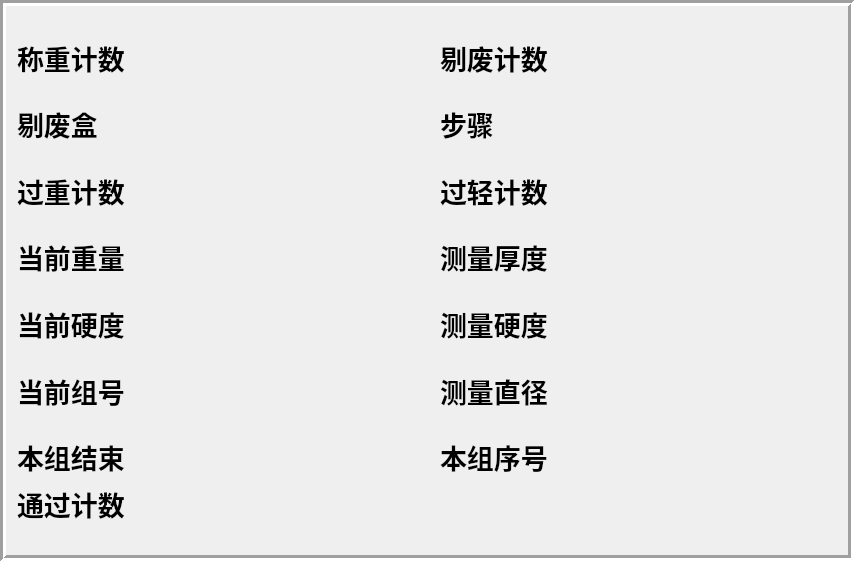
      <widget class="QFrame" name="frame_7">
       <property name="geometry">
        <rect>
         <x>10</x>
         <y>37</y>
         <width>854</width>
         <height>561</height>
        </rect>
       </property>
       <property name="font">
        <font>
         <family>宋体</family>
         <pointsize>20</pointsize>
         <weight>50</weight>
         <bold>false</bold>
        </font>
       </property>
       <property name="frameShape">
        <enum>QFrame::Box</enum>
       </property>
       <property name="frameShadow">
        <enum>QFrame::Sunken</enum>
       </property>
       <property name="lineWidth">
        <number>3</number>
       </property>
       <layout class="QGridLayout" name="gridLayout_10">
        <item row="6" column="6">
         <widget class="QLineEdit" name="lE_MachineStep">
          <property name="enabled">
           <bool>false</bool>
          </property>
          <property name="sizePolicy">
           <sizepolicy hsizetype="Expanding" vsizetype="Fixed">
            <horstretch>0</horstretch>
            <verstretch>0</verstretch>
           </sizepolicy>
          </property>
          <property name="font">
           <font>
            <family>Arial Black</family>
            <pointsize>19</pointsize>
            <weight>75</weight>
            <bold>true</bold>
           </font>
          </property>
          <property name="styleSheet">
           <string notr="true"/>
          </property>
          <property name="text">
           <string/>
          </property>
          <property name="frame">
           <bool>false</bool>
          </property>
         </widget>
        </item>
        <item row="0" column="2">
         <spacer name="verticalSpacer_5">
          <property name="orientation">
           <enum>Qt::Vertical</enum>
          </property>
          <property name="sizeHint" stdset="0">
           <size>
            <width>20</width>
            <height>40</height>
           </size>
          </property>
         </spacer>
        </item>
        <item row="3" column="6">
         <widget class="QLineEdit" name="lE_RejectCount">
          <property name="enabled">
           <bool>false</bool>
          </property>
          <property name="sizePolicy">
           <sizepolicy hsizetype="Expanding" vsizetype="Fixed">
            <horstretch>0</horstretch>
            <verstretch>0</verstretch>
           </sizepolicy>
          </property>
          <property name="font">
           <font>
            <family>Arial Black</family>
            <pointsize>19</pointsize>
            <weight>75</weight>
            <bold>true</bold>
           </font>
          </property>
          <property name="styleSheet">
           <string notr="true"/>
          </property>
          <property name="text">
           <string/>
          </property>
          <property name="frame">
           <bool>false</bool>
          </property>
          <property name="echoMode">
           <enum>QLineEdit::Normal</enum>
          </property>
         </widget>
        </item>
        <item row="12" column="1">
         <spacer name="horizontalSpacer_18">
          <property name="orientation">
           <enum>Qt::Horizontal</enum>
          </property>
          <property name="sizeType">
           <enum>QSizePolicy::Fixed</enum>
          </property>
          <property name="sizeHint" stdset="0">
           <size>
            <width>10</width>
            <height>20</height>
           </size>
          </property>
         </spacer>
        </item>
        <item row="9" column="4">
         <widget class="QLabel" name="label_48">
          <property name="minimumSize">
           <size>
            <width>140</width>
            <height>35</height>
           </size>
          </property>
          <property name="maximumSize">
           <size>
            <width>140</width>
            <height>35</height>
           </size>
          </property>
          <property name="font">
           <font>
            <family>宋体</family>
            <pointsize>20</pointsize>
            <weight>75</weight>
            <bold>true</bold>
           </font>
          </property>
          <property name="text">
           <string>过轻计数</string>
          </property>
         </widget>
        </item>
        <item row="9" column="2">
         <widget class="QLineEdit" name="lE_TOCount">
          <property name="enabled">
           <bool>false</bool>
          </property>
          <property name="sizePolicy">
           <sizepolicy hsizetype="Expanding" vsizetype="Fixed">
            <horstretch>0</horstretch>
            <verstretch>0</verstretch>
           </sizepolicy>
          </property>
          <property name="font">
           <font>
            <family>Arial Black</family>
            <pointsize>19</pointsize>
            <weight>75</weight>
            <bold>true</bold>
           </font>
          </property>
          <property name="styleSheet">
           <string notr="true"/>
          </property>
          <property name="text">
           <string/>
          </property>
          <property name="frame">
           <bool>false</bool>
          </property>
         </widget>
        </item>
        <item row="12" column="3">
         <spacer name="horizontalSpacer_10">
          <property name="orientation">
           <enum>Qt::Horizontal</enum>
          </property>
          <property name="sizeType">
           <enum>QSizePolicy::Fixed</enum>
          </property>
          <property name="sizeHint" stdset="0">
           <size>
            <width>20</width>
            <height>20</height>
           </size>
          </property>
         </spacer>
        </item>
        <item row="10" column="2">
         <spacer name="verticalSpacer_13">
          <property name="orientation">
           <enum>Qt::Vertical</enum>
          </property>
          <property name="sizeHint" stdset="0">
           <size>
            <width>20</width>
            <height>40</height>
           </size>
          </property>
         </spacer>
        </item>
        <item row="9" column="6">
         <widget class="QLineEdit" name="lE_TUCount">
          <property name="enabled">
           <bool>false</bool>
          </property>
          <property name="sizePolicy">
           <sizepolicy hsizetype="Expanding" vsizetype="Fixed">
            <horstretch>0</horstretch>
            <verstretch>0</verstretch>
           </sizepolicy>
          </property>
          <property name="font">
           <font>
            <family>Arial Black</family>
            <pointsize>19</pointsize>
            <weight>75</weight>
            <bold>true</bold>
           </font>
          </property>
          <property name="styleSheet">
           <string notr="true"/>
          </property>
          <property name="text">
           <string/>
          </property>
          <property name="frame">
           <bool>false</bool>
          </property>
         </widget>
        </item>
        <item row="6" column="2">
         <widget class="QLineEdit" name="lE_RejectBoxCnt">
          <property name="enabled">
           <bool>false</bool>
          </property>
          <property name="sizePolicy">
           <sizepolicy hsizetype="Expanding" vsizetype="Fixed">
            <horstretch>0</horstretch>
            <verstretch>0</verstretch>
           </sizepolicy>
          </property>
          <property name="font">
           <font>
            <family>Arial Black</family>
            <pointsize>19</pointsize>
            <weight>75</weight>
            <bold>true</bold>
           </font>
          </property>
          <property name="autoFillBackground">
           <bool>false</bool>
          </property>
          <property name="styleSheet">
           <string notr="true"/>
          </property>
          <property name="text">
           <string/>
          </property>
          <property name="frame">
           <bool>false</bool>
          </property>
         </widget>
        </item>
        <item row="14" column="2">
         <widget class="QLineEdit" name="lE_ActForce_2">
          <property name="enabled">
           <bool>false</bool>
          </property>
          <property name="sizePolicy">
           <sizepolicy hsizetype="Expanding" vsizetype="Fixed">
            <horstretch>0</horstretch>
            <verstretch>0</verstretch>
           </sizepolicy>
          </property>
          <property name="font">
           <font>
            <family>Arial Black</family>
            <pointsize>19</pointsize>
            <weight>75</weight>
            <bold>true</bold>
           </font>
          </property>
          <property name="autoFillBackground">
           <bool>false</bool>
          </property>
          <property name="styleSheet">
           <string notr="true"/>
          </property>
          <property name="text">
           <string/>
          </property>
          <property name="frame">
           <bool>false</bool>
          </property>
         </widget>
        </item>
        <item row="6" column="4">
         <widget class="QLabel" name="label_50">
          <property name="minimumSize">
           <size>
            <width>140</width>
            <height>35</height>
           </size>
          </property>
          <property name="maximumSize">
           <size>
            <width>140</width>
            <height>35</height>
           </size>
          </property>
          <property name="font">
           <font>
            <family>宋体</family>
            <pointsize>20</pointsize>
            <weight>75</weight>
            <bold>true</bold>
           </font>
          </property>
          <property name="text">
           <string>步骤</string>
          </property>
         </widget>
        </item>
        <item row="14" column="4">
         <widget class="QLabel" name="label_37">
          <property name="minimumSize">
           <size>
            <width>140</width>
            <height>35</height>
           </size>
          </property>
          <property name="maximumSize">
           <size>
            <width>140</width>
            <height>35</height>
           </size>
          </property>
          <property name="font">
           <font>
            <family>宋体</family>
            <pointsize>20</pointsize>
            <weight>75</weight>
            <bold>true</bold>
           </font>
          </property>
          <property name="text">
           <string>测量硬度</string>
          </property>
         </widget>
        </item>
        <item row="21" column="2">
         <widget class="QLineEdit" name="lE_Finished">
          <property name="enabled">
           <bool>false</bool>
          </property>
          <property name="sizePolicy">
           <sizepolicy hsizetype="Expanding" vsizetype="Fixed">
            <horstretch>0</horstretch>
            <verstretch>0</verstretch>
           </sizepolicy>
          </property>
          <property name="font">
           <font>
            <family>Arial Black</family>
            <pointsize>19</pointsize>
            <weight>75</weight>
            <bold>true</bold>
           </font>
          </property>
          <property name="autoFillBackground">
           <bool>false</bool>
          </property>
          <property name="styleSheet">
           <string notr="true"/>
          </property>
          <property name="text">
           <string/>
          </property>
          <property name="frame">
           <bool>false</bool>
          </property>
         </widget>
        </item>
        <item row="3" column="2">
         <widget class="QLineEdit" name="lE_ProdCount">
          <property name="enabled">
           <bool>false</bool>
          </property>
          <property name="sizePolicy">
           <sizepolicy hsizetype="Expanding" vsizetype="Fixed">
            <horstretch>0</horstretch>
            <verstretch>0</verstretch>
           </sizepolicy>
          </property>
          <property name="font">
           <font>
            <family>Arial Black</family>
            <pointsize>19</pointsize>
            <weight>75</weight>
            <bold>true</bold>
           </font>
          </property>
          <property name="styleSheet">
           <string notr="true"/>
          </property>
          <property name="text">
           <string/>
          </property>
          <property name="frame">
           <bool>false</bool>
          </property>
         </widget>
        </item>
        <item row="21" column="4">
         <widget class="QLabel" name="label_18">
          <property name="minimumSize">
           <size>
            <width>140</width>
            <height>35</height>
           </size>
          </property>
          <property name="maximumSize">
           <size>
            <width>140</width>
            <height>35</height>
           </size>
          </property>
          <property name="font">
           <font>
            <family>宋体</family>
            <pointsize>20</pointsize>
            <weight>75</weight>
            <bold>true</bold>
           </font>
          </property>
          <property name="text">
           <string>本组序号</string>
          </property>
         </widget>
        </item>
        <item row="23" column="2">
         <spacer name="verticalSpacer_12">
          <property name="orientation">
           <enum>Qt::Vertical</enum>
          </property>
          <property name="sizeHint" stdset="0">
           <size>
            <width>20</width>
            <height>40</height>
           </size>
          </property>
         </spacer>
        </item>
        <item row="18" column="6">
         <widget class="QLineEdit" name="lE_ResultDiam_2">
          <property name="enabled">
           <bool>false</bool>
          </property>
          <property name="sizePolicy">
           <sizepolicy hsizetype="Expanding" vsizetype="Fixed">
            <horstretch>0</horstretch>
            <verstretch>0</verstretch>
           </sizepolicy>
          </property>
          <property name="font">
           <font>
            <family>Arial Black</family>
            <pointsize>19</pointsize>
            <weight>75</weight>
            <bold>true</bold>
           </font>
          </property>
          <property name="styleSheet">
           <string notr="true"/>
          </property>
          <property name="text">
           <string/>
          </property>
          <property name="frame">
           <bool>false</bool>
          </property>
         </widget>
        </item>
        <item row="4" column="2">
         <spacer name="verticalSpacer_15">
          <property name="orientation">
           <enum>Qt::Vertical</enum>
          </property>
          <property name="sizeHint" stdset="0">
           <size>
            <width>20</width>
            <height>40</height>
           </size>
          </property>
         </spacer>
        </item>
        <item row="7" column="2">
         <spacer name="verticalSpacer_16">
          <property name="orientation">
           <enum>Qt::Vertical</enum>
          </property>
          <property name="sizeHint" stdset="0">
           <size>
            <width>20</width>
            <height>40</height>
           </size>
          </property>
         </spacer>
        </item>
        <item row="21" column="0">
         <widget class="QLabel" name="label_15">
          <property name="minimumSize">
           <size>
            <width>140</width>
            <height>35</height>
           </size>
          </property>
          <property name="maximumSize">
           <size>
            <width>140</width>
            <height>35</height>
           </size>
          </property>
          <property name="font">
           <font>
            <family>宋体</family>
            <pointsize>20</pointsize>
            <weight>75</weight>
            <bold>true</bold>
           </font>
          </property>
          <property name="text">
           <string>本组结束</string>
          </property>
         </widget>
        </item>
        <item row="9" column="0">
         <widget class="QLabel" name="label_49">
          <property name="minimumSize">
           <size>
            <width>140</width>
            <height>35</height>
           </size>
          </property>
          <property name="maximumSize">
           <size>
            <width>140</width>
            <height>35</height>
           </size>
          </property>
          <property name="font">
           <font>
            <family>宋体</family>
            <pointsize>20</pointsize>
            <weight>75</weight>
            <bold>true</bold>
           </font>
          </property>
          <property name="text">
           <string>过重计数</string>
          </property>
         </widget>
        </item>
        <item row="3" column="0">
         <widget class="QLabel" name="label_39">
          <property name="minimumSize">
           <size>
            <width>140</width>
            <height>35</height>
           </size>
          </property>
          <property name="maximumSize">
           <size>
            <width>140</width>
            <height>35</height>
           </size>
          </property>
          <property name="font">
           <font>
            <family>宋体</family>
            <pointsize>20</pointsize>
            <weight>75</weight>
            <bold>true</bold>
           </font>
          </property>
          <property name="text">
           <string>称重计数</string>
          </property>
         </widget>
        </item>
        <item row="14" column="6">
         <widget class="QLineEdit" name="lE_ResultForce_2">
          <property name="enabled">
           <bool>false</bool>
          </property>
          <property name="sizePolicy">
           <sizepolicy hsizetype="Expanding" vsizetype="Fixed">
            <horstretch>0</horstretch>
            <verstretch>0</verstretch>
           </sizepolicy>
          </property>
          <property name="font">
           <font>
            <family>Arial Black</family>
            <pointsize>19</pointsize>
            <weight>75</weight>
            <bold>true</bold>
           </font>
          </property>
          <property name="styleSheet">
           <string notr="true"/>
          </property>
          <property name="text">
           <string/>
          </property>
          <property name="frame">
           <bool>false</bool>
          </property>
         </widget>
        </item>
        <item row="14" column="0">
         <widget class="QLabel" name="label_23">
          <property name="minimumSize">
           <size>
            <width>140</width>
            <height>35</height>
           </size>
          </property>
          <property name="maximumSize">
           <size>
            <width>140</width>
            <height>35</height>
           </size>
          </property>
          <property name="font">
           <font>
            <family>宋体</family>
            <pointsize>20</pointsize>
            <weight>75</weight>
            <bold>true</bold>
           </font>
          </property>
          <property name="text">
           <string>当前硬度</string>
          </property>
         </widget>
        </item>
        <item row="13" column="2">
         <spacer name="verticalSpacer_14">
          <property name="orientation">
           <enum>Qt::Vertical</enum>
          </property>
          <property name="sizeHint" stdset="0">
           <size>
            <width>20</width>
            <height>40</height>
           </size>
          </property>
         </spacer>
        </item>
        <item row="12" column="5">
         <spacer name="horizontalSpacer_19">
          <property name="orientation">
           <enum>Qt::Horizontal</enum>
          </property>
          <property name="sizeType">
           <enum>QSizePolicy::Fixed</enum>
          </property>
          <property name="sizeHint" stdset="0">
           <size>
            <width>10</width>
            <height>20</height>
           </size>
          </property>
         </spacer>
        </item>
        <item row="22" column="2">
         <widget class="QLineEdit" name="lE_PassCount">
          <property name="enabled">
           <bool>false</bool>
          </property>
          <property name="sizePolicy">
           <sizepolicy hsizetype="Expanding" vsizetype="Fixed">
            <horstretch>0</horstretch>
            <verstretch>0</verstretch>
           </sizepolicy>
          </property>
          <property name="font">
           <font>
            <family>Arial Black</family>
            <pointsize>19</pointsize>
            <weight>75</weight>
            <bold>true</bold>
           </font>
          </property>
          <property name="styleSheet">
           <string notr="true"/>
          </property>
          <property name="text">
           <string/>
          </property>
          <property name="frame">
           <bool>false</bool>
          </property>
         </widget>
        </item>
        <item row="16" column="2">
         <spacer name="verticalSpacer_20">
          <property name="orientation">
           <enum>Qt::Vertical</enum>
          </property>
          <property name="sizeHint" stdset="0">
           <size>
            <width>20</width>
            <height>40</height>
           </size>
          </property>
         </spacer>
        </item>
        <item row="21" column="6">
         <widget class="QLineEdit" name="lE_GroupIndex">
          <property name="enabled">
           <bool>false</bool>
          </property>
          <property name="sizePolicy">
           <sizepolicy hsizetype="Expanding" vsizetype="Fixed">
            <horstretch>0</horstretch>
            <verstretch>0</verstretch>
           </sizepolicy>
          </property>
          <property name="font">
           <font>
            <family>Arial Black</family>
            <pointsize>19</pointsize>
            <weight>75</weight>
            <bold>true</bold>
           </font>
          </property>
          <property name="styleSheet">
           <string notr="true"/>
          </property>
          <property name="text">
           <string/>
          </property>
          <property name="frame">
           <bool>false</bool>
          </property>
         </widget>
        </item>
        <item row="18" column="4">
         <widget class="QLabel" name="label_59">
          <property name="minimumSize">
           <size>
            <width>140</width>
            <height>35</height>
           </size>
          </property>
          <property name="maximumSize">
           <size>
            <width>140</width>
            <height>35</height>
           </size>
          </property>
          <property name="font">
           <font>
            <family>宋体</family>
            <pointsize>20</pointsize>
            <weight>75</weight>
            <bold>true</bold>
           </font>
          </property>
          <property name="text">
           <string>测量直径</string>
          </property>
         </widget>
        </item>
        <item row="22" column="0">
         <widget class="QLabel" name="label_10">
          <property name="minimumSize">
           <size>
            <width>140</width>
            <height>35</height>
           </size>
          </property>
          <property name="maximumSize">
           <size>
            <width>140</width>
            <height>35</height>
           </size>
          </property>
          <property name="font">
           <font>
            <family>宋体</family>
            <pointsize>20</pointsize>
            <weight>75</weight>
            <bold>true</bold>
           </font>
          </property>
          <property name="text">
           <string>通过计数</string>
          </property>
         </widget>
        </item>
        <item row="3" column="4">
         <widget class="QLabel" name="label_17">
          <property name="minimumSize">
           <size>
            <width>140</width>
            <height>35</height>
           </size>
          </property>
          <property name="maximumSize">
           <size>
            <width>140</width>
            <height>35</height>
           </size>
          </property>
          <property name="font">
           <font>
            <family>宋体</family>
            <pointsize>20</pointsize>
            <weight>75</weight>
            <bold>true</bold>
           </font>
          </property>
          <property name="text">
           <string>剔废计数</string>
          </property>
         </widget>
        </item>
        <item row="12" column="2">
         <widget class="QLineEdit" name="lE_Scale_Result">
          <property name="enabled">
           <bool>false</bool>
          </property>
          <property name="sizePolicy">
           <sizepolicy hsizetype="Expanding" vsizetype="Fixed">
            <horstretch>0</horstretch>
            <verstretch>0</verstretch>
           </sizepolicy>
          </property>
          <property name="font">
           <font>
            <family>Arial Black</family>
            <pointsize>19</pointsize>
            <weight>75</weight>
            <bold>true</bold>
           </font>
          </property>
          <property name="styleSheet">
           <string notr="true"/>
          </property>
          <property name="text">
           <string/>
          </property>
          <property name="frame">
           <bool>false</bool>
          </property>
         </widget>
        </item>
        <item row="20" column="2">
         <spacer name="verticalSpacer_21">
          <property name="orientation">
           <enum>Qt::Vertical</enum>
          </property>
          <property name="sizeHint" stdset="0">
           <size>
            <width>20</width>
            <height>40</height>
           </size>
          </property>
         </spacer>
        </item>
        <item row="6" column="0">
         <widget class="QLabel" name="label_20">
          <property name="minimumSize">
           <size>
            <width>140</width>
            <height>35</height>
           </size>
          </property>
          <property name="maximumSize">
           <size>
            <width>140</width>
            <height>35</height>
           </size>
          </property>
          <property name="font">
           <font>
            <family>宋体</family>
            <pointsize>20</pointsize>
            <weight>75</weight>
            <bold>true</bold>
           </font>
          </property>
          <property name="text">
           <string>剔废盒</string>
          </property>
         </widget>
        </item>
        <item row="12" column="0">
         <widget class="QLabel" name="label_16">
          <property name="minimumSize">
           <size>
            <width>140</width>
            <height>35</height>
           </size>
          </property>
          <property name="maximumSize">
           <size>
            <width>140</width>
            <height>35</height>
           </size>
          </property>
          <property name="font">
           <font>
            <family>宋体</family>
            <pointsize>20</pointsize>
            <weight>75</weight>
            <bold>true</bold>
           </font>
          </property>
          <property name="text">
           <string>当前重量</string>
          </property>
         </widget>
        </item>
        <item row="18" column="0">
         <widget class="QLabel" name="label_79">
          <property name="minimumSize">
           <size>
            <width>140</width>
            <height>35</height>
           </size>
          </property>
          <property name="maximumSize">
           <size>
            <width>140</width>
            <height>35</height>
           </size>
          </property>
          <property name="font">
           <font>
            <family>宋体</family>
            <pointsize>20</pointsize>
            <weight>75</weight>
            <italic>false</italic>
            <bold>true</bold>
           </font>
          </property>
          <property name="text">
           <string>当前组号</string>
          </property>
         </widget>
        </item>
        <item row="18" column="2">
         <widget class="QLineEdit" name="lE_GroupNo">
          <property name="enabled">
           <bool>false</bool>
          </property>
          <property name="sizePolicy">
           <sizepolicy hsizetype="Expanding" vsizetype="Fixed">
            <horstretch>0</horstretch>
            <verstretch>0</verstretch>
           </sizepolicy>
          </property>
          <property name="font">
           <font>
            <family>Arial Black</family>
            <pointsize>19</pointsize>
            <weight>75</weight>
            <bold>true</bold>
           </font>
          </property>
          <property name="styleSheet">
           <string notr="true"/>
          </property>
          <property name="text">
           <string/>
          </property>
          <property name="frame">
           <bool>false</bool>
          </property>
         </widget>
        </item>
        <item row="12" column="4">
         <widget class="QLabel" name="label_55">
          <property name="minimumSize">
           <size>
            <width>140</width>
            <height>35</height>
           </size>
          </property>
          <property name="maximumSize">
           <size>
            <width>140</width>
            <height>35</height>
           </size>
          </property>
          <property name="font">
           <font>
            <family>宋体</family>
            <pointsize>20</pointsize>
            <weight>75</weight>
            <bold>true</bold>
           </font>
          </property>
          <property name="text">
           <string>测量厚度</string>
          </property>
         </widget>
        </item>
        <item row="12" column="6">
         <widget class="QLineEdit" name="lE_ThicknessResult_2">
          <property name="enabled">
           <bool>false</bool>
          </property>
          <property name="sizePolicy">
           <sizepolicy hsizetype="Expanding" vsizetype="Fixed">
            <horstretch>0</horstretch>
            <verstretch>0</verstretch>
           </sizepolicy>
          </property>
          <property name="font">
           <font>
            <family>Arial Black</family>
            <pointsize>19</pointsize>
            <weight>75</weight>
            <bold>true</bold>
           </font>
          </property>
          <property name="autoFillBackground">
           <bool>false</bool>
          </property>
          <property name="styleSheet">
           <string notr="true"/>
          </property>
          <property name="text">
           <string/>
          </property>
          <property name="frame">
           <bool>false</bool>
          </property>
         </widget>
        </item>
       </layout>
      </widget>
